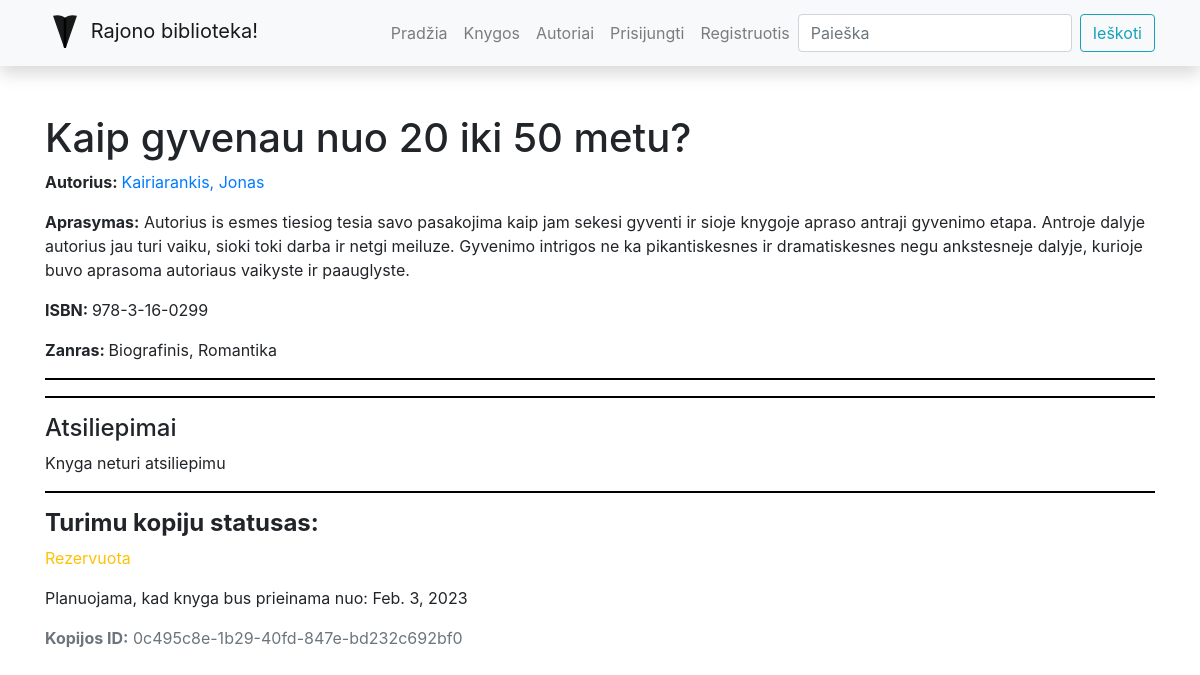
/library/books/8, run on an earlier commit of the app's database.
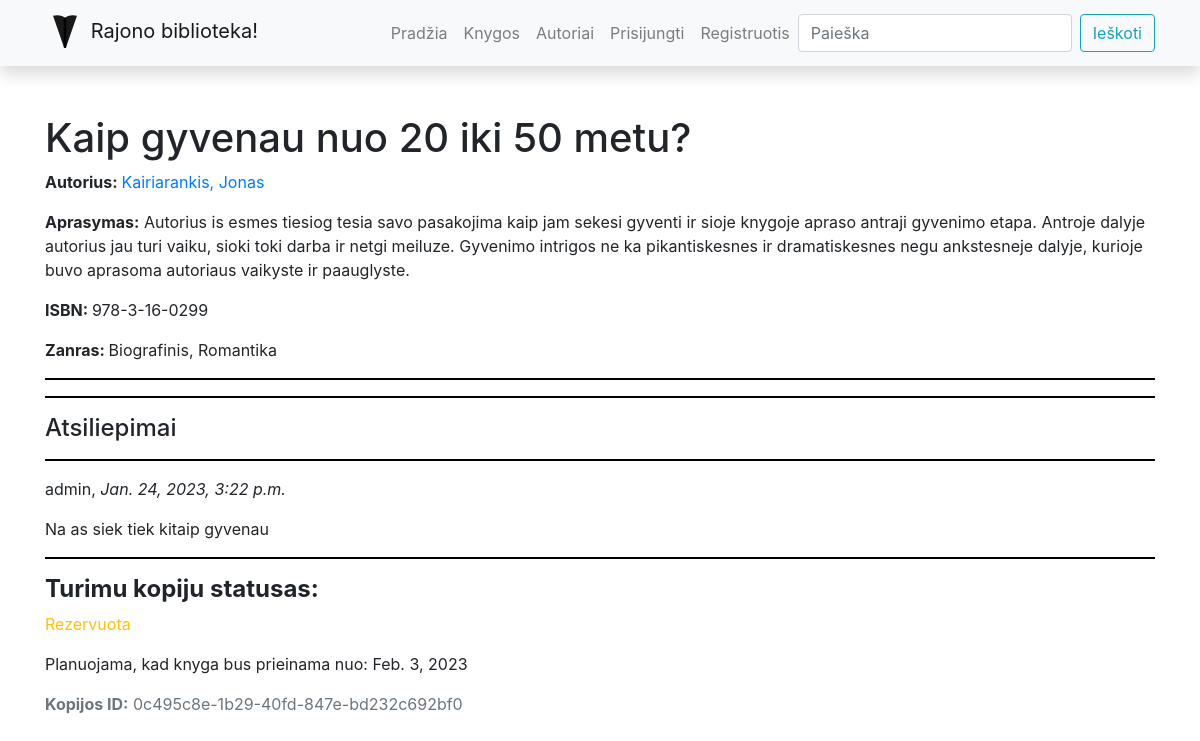
And on a later commit of the database.
### library/models.py (models this page shows, shortened)
class Book(models.Model):
    title = models.CharField('Pavadinimas', max_length=200)
    author = models.ForeignKey('Author', on_delete=models.SET_NULL, null=True, related_name='books')
    summary = models.TextField('Aprasymas', max_length=1000, help_text='Trumpas knygos aprasymas')
    isbn = models.CharField('ISBN', max_length=13)
    genre = models.ManyToManyField(Genre, help_text='Isrinkite zanra knygai')
    cover = models.ImageField('Virselis', upload_to='covers', null=True, blank=True)
    def display_genre(self):
        return '; '.join([genre.name for genre in self.genre.all()])
    display_genre.short_description = 'Zanras'
    class Meta:
        verbose_name = "Knyga"
        verbose_name_plural = "Knygos"

class Author(models.Model):
    first_name = models.CharField('Vardas', max_length=100)
    last_name = models.CharField('Pavarde', max_length=100)
    description = HTMLField()
    def display_books(self):
        return ', '.join([book.title for book in self.books.all()[:3]])
    display_books.short_description = "Knygos"
    class Meta:
        ordering = ['last_name', 'first_name']
        verbose_name = "Autorius"
        verbose_name_plural = "Autoriai"
    def __str__(self):
        return f'{self.last_name}, {self.first_name}'

class Genre(models.Model):
    name = models.CharField('Pavadinimas', max_length=200, help_text='Iveskite knygos zanra')
    def __str__(self):
        return self.name
    class Meta:
        verbose_name = "Zanras"
        verbose_name_plural = "Zanrai"

class BookInstance(models.Model):
    id = models.UUIDField(primary_key=True, default=uuid.uuid4, help_text='Unikalus knygos kopijos ID')
    book = models.ForeignKey('Book', on_delete=models.SET_NULL, null=True)
    due_back = models.DateField('Bus prieinama', null=True, blank=True)
    LOAN_STATUS = (
        ('a', 'Administruojama'),
        ('p', 'Paimta'),
        ('g', 'Galima paimti'),
        ('r', 'Rezervuota')
    )
    status = models.CharField(
        max_length=1,
        choices=LOAN_STATUS,
        blank=True,
        default='a',
        help_text='Status'
    )
    reader = models.ForeignKey(User, on_delete=models.SET_NULL, null=True, blank=True)
    class Meta:
        ordering = ['due_back']

class BookReview(models.Model):
    book = models.ForeignKey('Book', on_delete=models.SET_NULL, null=True, blank=True)
    reviewer = models.ForeignKey(User, on_delete=models.SET_NULL, null=True, blank=True)
    date_created = models.DateTimeField(auto_now_add=True)
    content = models.TextField('Atsiliepimas', max_length=2000)

### library/views.py (the view, shortened to what this page needs)
# urls.py: path('books/<int:pk>', views.BookDetailView.as_view(), name='book-detail'),
class BookDetailView(FormMixin, generic.DetailView):
    model = Book  # automatiskai sukuriamas kintamasis Book -> book
    template_name = 'book_detail_styled.html'  # nurodome is kur ims apipavidalinima internete
    form_class = BookReviewForm
    class Meta:
        ordering = ['title']

### library/forms.py
class BookReviewForm(forms.ModelForm):
    class Meta:
        model = BookReview
        fields = ('content', 'book', 'reviewer')
        widgets = {'book': forms.HiddenInput(), 'reviewer': forms.HiddenInput()}

### library/templates/book_detail_styled.html (shortened to what this page needs)
{% extends "base.html" %}
{% block content %}
<h1>{{book.title}}</h1>
<p><b>Autorius: </b><a href="{% url 'author-detail' book.author.id %}"> {{book.author}}</a></p>
<p><b>Aprasymas:</b> {{book.summary}}</p>
<p><b>ISBN: </b>{{book.isbn}}</p>
<p><b>Zanras: </b>{{book.genre.all|join:", "}}</p>
<hr>
<hr>
<h4>Atsiliepimai</h4>
{% if book.bookreview_set.all %}
{% for book_review_obj in book.bookreview_set.all %}
<hr>
<p>{{book_review_obj.reviewer}}, <em>{{book_review_obj.date_created}}</em></p>
<p>{{book_review_obj.content}}</p>
{% endfor %}
{% else %}
<p>Knyga neturi atsiliepimu</p>
{% endif %}
<hr>
<h4><b>Turimu kopiju statusas: </b></h4>
{% for book_inst_obj in book.bookinstance_set.all %}
<p class="{% if book_inst_obj.status == 'g' %}text-success
{% elif book_inst_obj.status == 'p' %}text-danger
{% else %}text-warning
{% endif %}">{{book_inst_obj.get_status_display}}</p>
{% if book_inst_obj.status != 'g'%}
<p>Planuojama, kad knyga bus prieinama nuo: {{book_inst_obj.due_back}}</p>
{% endif %}
<p class="text-muted"><strong>Kopijos ID:</strong> {{book_inst_obj.id}}</p>
{%endfor%}
{% endblock %}

### library/templates/base.html (shortened to what this page needs)
<!DOCTYPE html>
<html lang="en">
<head>
    <link
            rel="stylesheet"
            href="https://stackpath.bootstrapcdn.com/bootstrap/4.1.3/css/bootstrap.min.css"
    />
    <link
            rel="stylesheet"
            href="https://cdnjs.cloudflare.com/ajax/libs/font-awesome/4.7.0/css/font-awesome.min.css"
    />
    {% load static %}
    <link rel="stylesheet" href="{% static 'css/styles.css' %}"/>
</head>
<body>
<nav
        class="navbar navbar-expand-lg navbar-light bg-light static-top mb-5 shadow"
>
    <div class="container">
        <a class="navbar-brand" href="#">
            Rajono biblioteka!</a
        >
        <div class="collapse navbar-collapse" id="navbarResponsive">
            <ul class="navbar-nav ml-auto">
                <li class="nav-item">
                    <a class="nav-link" href="{% url 'index' %}">Pradžia</a>
                </li>
                <li class="nav-item">
                    <a class="nav-link" href="{% url 'books' %}">Knygos</a>
                </li>
                <li class="nav-item">
                    <a class="nav-link" href="{% url 'authors' %}">Autoriai</a>
                </li>
                {% if user.is_authenticated%}
                <li class="nav-item"><a class="nav-link" href="{% url 'profilis'%}">
                    <svg class="bi bi-person" width="1.5em" height="1.5em" viewBox="0 0 16 16" fill="currentColor"
                         xmlns="http://www.w3.org/2000/svg">
                        <path fill-rule="evenodd"
                              d="M13 14s1 0 1-1-1-4-6-4-6 3-6 4 1 1 1 1h10zm-9.995-.944v-.002.002zM3.022 13h9.956a.274.
                              274 0 00.014-.002l.008-.002c-.001-.246-.154-.986-.832-1.664C11.516 10.68 10.289 10 8 10c-
                              2.29 0-3.516.68-4.168 1.332-.678.678-.83 1.418-.832 1.664a1.05 1.05 0 00.022.004zm9.974.
                              056v-.002.002zM8 7a2 2 0 100-4 2 2 0 000 4zm3-2a3 3 0 11-6 0 3 3 0 016 0z"
                              clip-rule="evenodd"/>
                    </svg>
                    {{ user.get_username }}</a></li>
                <li class="nav-item"><a class="nav-link" href="{% url 'my-borrowed' %}">Mano knygos</a></li>
                <!--{% url 'logout'%} - django automatiskai nukreips arba i savo default logout langa arba musu sukurta
                pavadinimu 'logged_out' ir patalpinta i templates->registration-->
                <li class="nav-item"><a class="nav-link" href="{% url 'logout'%}">Atsijungti</a></li>
                {% else %}
                <li class="nav-item"><a class="nav-link" href="{% url 'login'%}?next={{request.path}}">Prisijungti</a>
                </li>
                <li class="nav-item"><a class="nav-link" href="{% url 'register' %}">Registruotis</a></li>
                {% endif %}
            </ul>
            <form
                    class="form-inline my-2 my-lg-0"
                    action="{% url 'search' %}"
                    method="get"
            >
                <input
                        class="form-control mr-sm-2"
                        type="search"
                        placeholder="Paieška"
                        aria-label="Search"
                        name="query"
                />
                <button class="btn btn-outline-info my-2 my-sm-0" type="submit">
                    Ieškoti
                </button>
            </form>
        </div>
    </div>
</nav>
<div class="container">{% block content %}{% endblock %}</div>
</body>
</html>

### library/static/css/styles.css (style rules this page uses)
hr { width: 100%; background-color: black; height: 1px; border-color : transparent; }

What changed in the data, as far as the page shows it:
added BookReview: reviewer "admin", date_created "Jan. 24, 2023, 3:22 p.m.", content "Na as siek tiek kitaip gyvenau"
Also different on the page:
text no longer shown: "Knyga neturi atsiliepimu"
